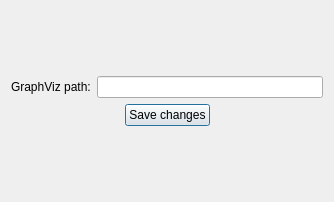
<?xml version="1.0" encoding="UTF-8"?>
<ui version="4.0">
 <class>SettingsDialog</class>
 <widget class="QDialog" name="SettingsDialog">
  <property name="geometry">
   <rect>
    <x>0</x>
    <y>0</y>
    <width>334</width>
    <height>202</height>
   </rect>
  </property>
  <property name="windowTitle">
   <string>Dialog</string>
  </property>
  <layout class="QGridLayout" name="gridLayout">
   <item row="0" column="0">
    <layout class="QVBoxLayout" name="verticalLayout">
     <item>
      <layout class="QHBoxLayout" name="horizontalLayout">
       <item>
        <widget class="QLabel" name="label">
         <property name="text">
          <string>GraphViz path:</string>
         </property>
        </widget>
       </item>
       <item>
        <widget class="QLineEdit" name="graphVizLineEdit"/>
       </item>
      </layout>
     </item>
     <item>
      <layout class="QHBoxLayout" name="horizontalLayout_2">
       <item>
        <spacer name="horizontalSpacer">
         <property name="orientation">
          <enum>Qt::Horizontal</enum>
         </property>
         <property name="sizeHint" stdset="0">
          <size>
           <width>40</width>
           <height>20</height>
          </size>
         </property>
        </spacer>
       </item>
       <item>
        <widget class="QPushButton" name="saveBtn">
         <property name="text">
          <string>Save changes</string>
         </property>
        </widget>
       </item>
       <item>
        <spacer name="horizontalSpacer_2">
         <property name="orientation">
          <enum>Qt::Horizontal</enum>
         </property>
         <property name="sizeHint" stdset="0">
          <size>
           <width>40</width>
           <height>20</height>
          </size>
         </property>
        </spacer>
       </item>
      </layout>
     </item>
    </layout>
   </item>
  </layout>
 </widget>
 <resources/>
 <connections/>
</ui>
